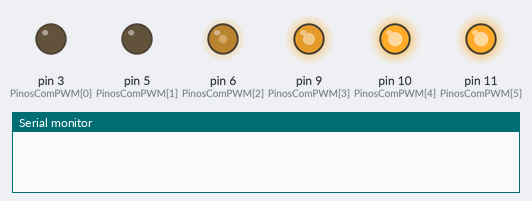
A sketch run on a simulated Arduino Uno, built with avr-gcc and run on an emulated ATmega328P. Parts: output pins drawn as LEDs (lit = HIGH), the last lines printed to the serial monitor.

Above: at 0.15 s.
At 5.26 s:
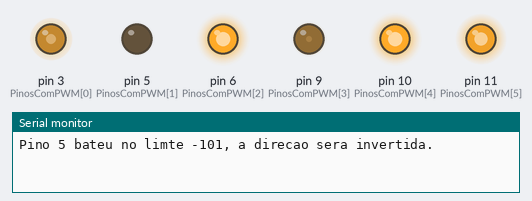
At 10.07 s:
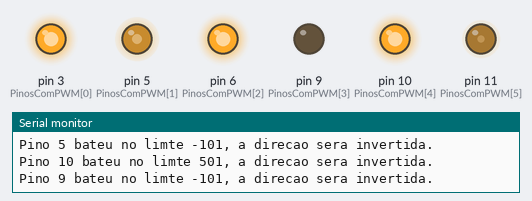
At 19.99 s:
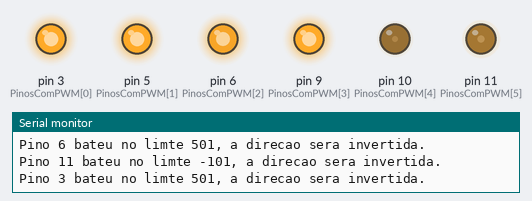
At 29.91 s:
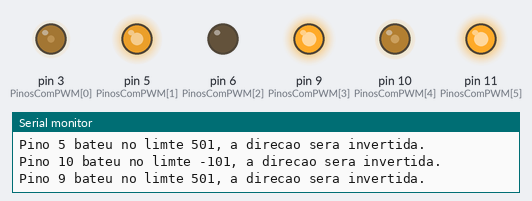
At 39.83 s:
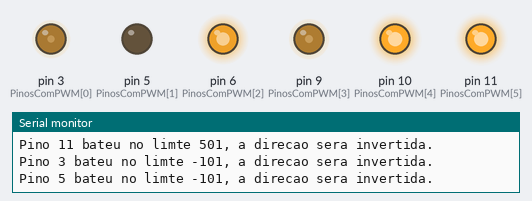
Timing chart, 0 to 40.0 s (numbered marks = the images above):
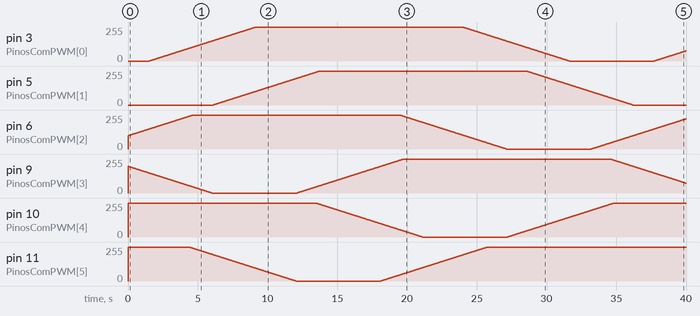

Measured:
- by itself, pin 5 (PinosComPWM[1]): rises from 0/255 to 255/255 in 7.6 s, then falls to 0/255 in 22.5 s

The sketch:

luminariaIncandescenteDC.ino
```cpp
const uint16_t QuantidadePinosPwm = 6;
uint16_t PinosComPWM[QuantidadePinosPwm] = {3,5,6,9,10,11};

//o brilho dos pinos vai de -10000 a 25500 (por exemplo), sendo que
//quando o PWM < 0 é 0, e quando > 255 é 255
//quando bate o limite, inverte o sinal
const int limiteInferior = -100;
const int limiteSuperior = 500;
int BrilhoDoPino[QuantidadePinosPwm] = {-50,0,100,200,300,400};

//pra saber se incrementa ou decrementa, aí vai fazendo -1 quando bate no limite inferior e vice versa
int DirecaoIncremento[QuantidadePinosPwm] = {1, -1, 1, -1, 1, -1};

void loop();

void setup() {
  Serial.begin(115200);

  //declara os pinos como saída
  for (int i = 0; i < QuantidadePinosPwm; i++)
  {
      pinMode(PinosComPWM[i], OUTPUT);
  }

  /*
  randomSeed(analogRead(0));
  sorteiaValoresParaOsPinos();
  */

}

/*
void sorteiaValoresParaOsPinos()
{
  for (int i = 0; i < QuantidadePinosPwm; i++)
  {
      //faz metade dos pinos estar no lado negativo (desligados) e a outra metade estar no lado positivo (ligados)
      if (i % 2 == 0)
      {
         BrilhoDoPino[i] = random(limiteInferior, 0);
      }
      else
      {
        BrilhoDoPino[i] = random(0, limiteSuperior);
      }

      Serial.print("Pino ");
      Serial.print(PinosComPWM[i]);
      Serial.print(" tera valor ");
      Serial.println(BrilhoDoPino[i]);
  }

  //verifica se algum valor ficou muito proximo de outro e refaz sorteio quantas vezes for necessario
  for (int i = 0; i < QuantidadePinosPwm; i++)
  {
    for (int j = 0; j < QuantidadePinosPwm; j++)
    {
      //diferenca absoluta entre o brilho de qualquer pino com qualquer outro
      if (i != j)
      {
        int diferenca = abs(BrilhoDoPino[i] - BrilhoDoPino[j]);
        if (diferenca < 30)
        {
          //chama a função recursivamente
          sorteiaValoresParaOsPinos();
        }
      }
    }
  }
}
*/


void loop() {

  for (int i = 0; i < QuantidadePinosPwm; i++)
  {
      //pega o brilho que é pra setar no pino (porcentagem do pwm)
      //e ajusta para 0 a 255
      int brilho = BrilhoDoPino[i];
      if (brilho > 255)
      {
          digitalWrite(PinosComPWM[i], HIGH);
      } else
      if (brilho < 0)
      {
          digitalWrite(PinosComPWM[i], LOW);
      }
      else
      {
          //seta no PWM
          analogWrite(PinosComPWM[i], brilho);
      }

      //faz o incremento ou decremento
      BrilhoDoPino[i] += DirecaoIncremento[i];

      //se bateu no limite, troca a direcao do incremento
      if (BrilhoDoPino[i] > limiteSuperior || BrilhoDoPino[i] < limiteInferior)
      {
        DirecaoIncremento[i] *= -1;

        Serial.print("Pino ");
        Serial.print(PinosComPWM[i]);
        Serial.print(" bateu no limte ");
        Serial.print(BrilhoDoPino[i]);
        Serial.println(", a direcao sera invertida.");

      }
  }

  delay(30);
}
```
